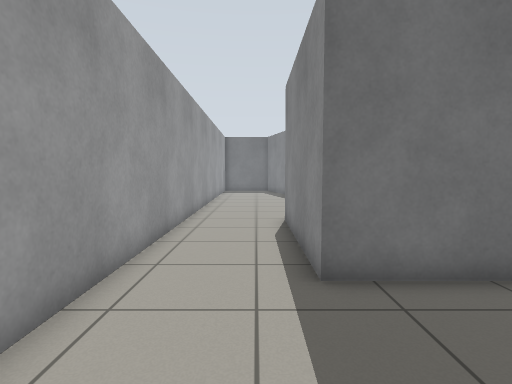
View 1 (above)

19 first-person views from a walk through a world built for the Gazebo simulator. The camera is 0.94 m above the floor, tilts 4° down and sees 80° across. The floor is counted in squares, 0.5 m on a side. Each view is taken from the middle of a square. On the plan, view 1 faces up. The plan holds only what a view shows up to about 16 squares ahead; the rest is blank. The place goes on beyond the plan.

View 2
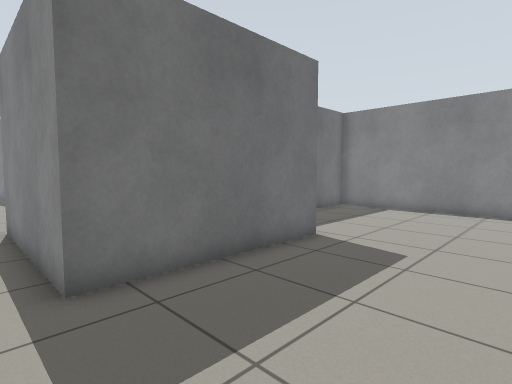

View 3
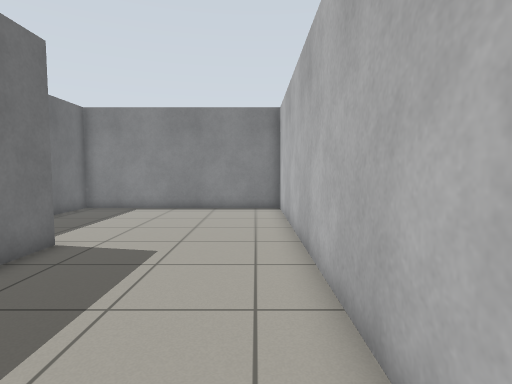

View 4
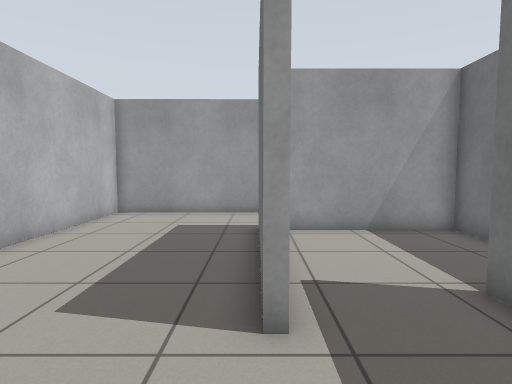

View 5
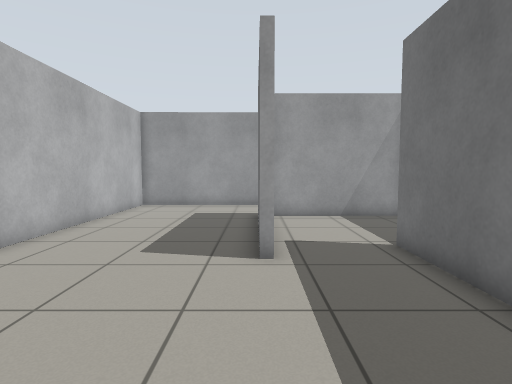

View 6
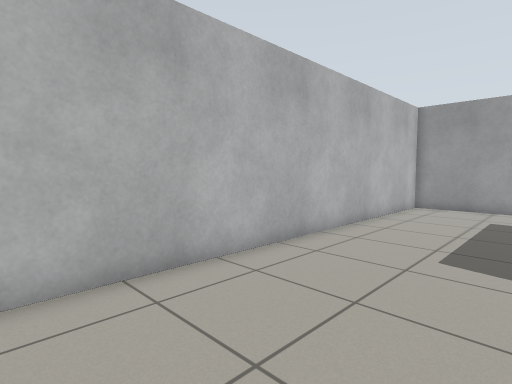

View 7
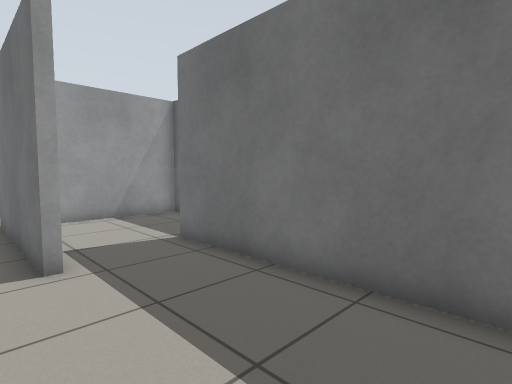

View 8
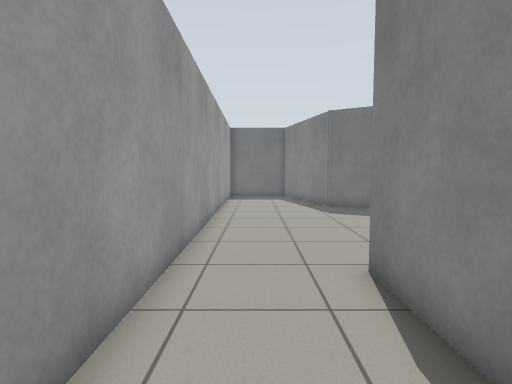

View 9
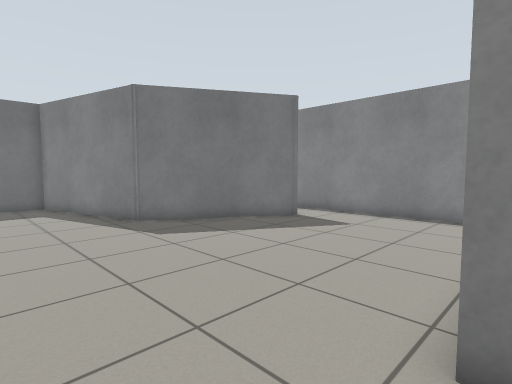

View 10
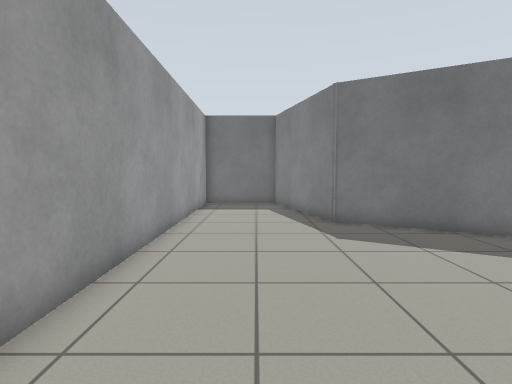

View 11
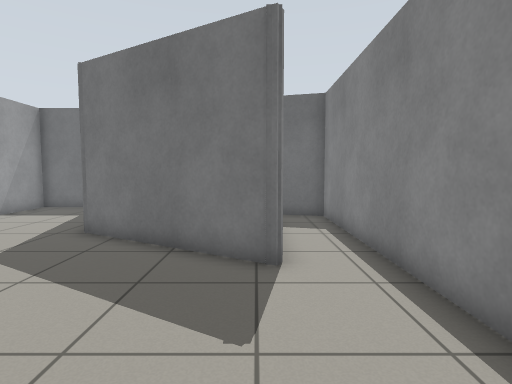

View 12
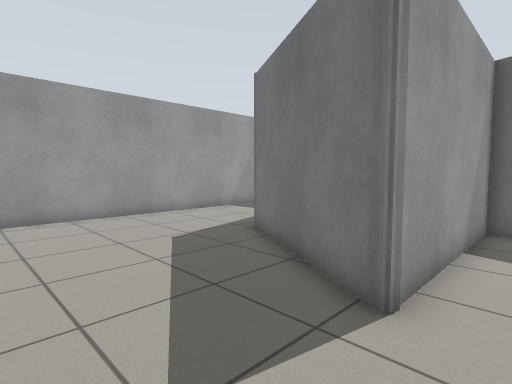

View 13
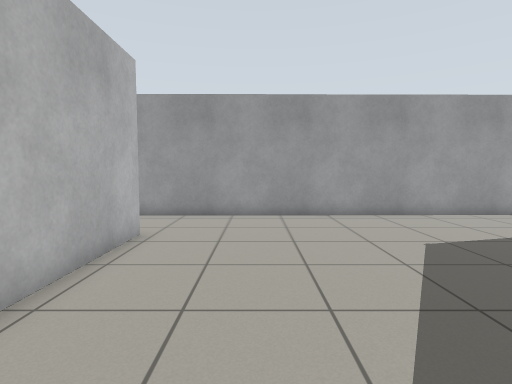

View 14
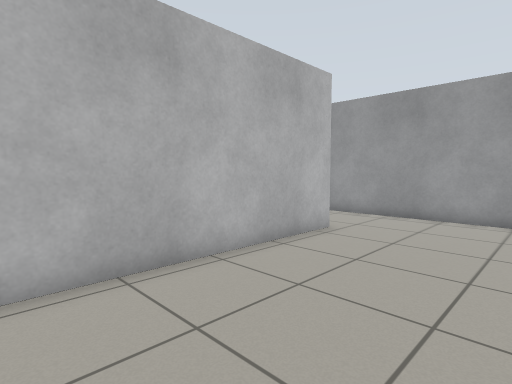

View 15
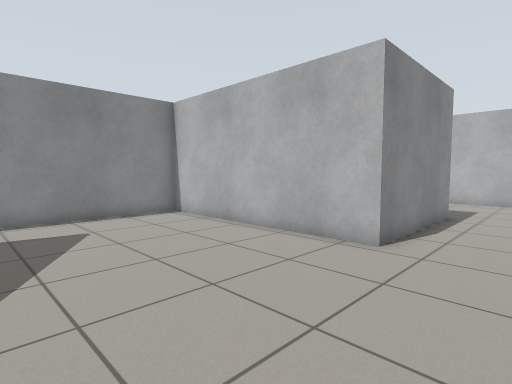

View 16
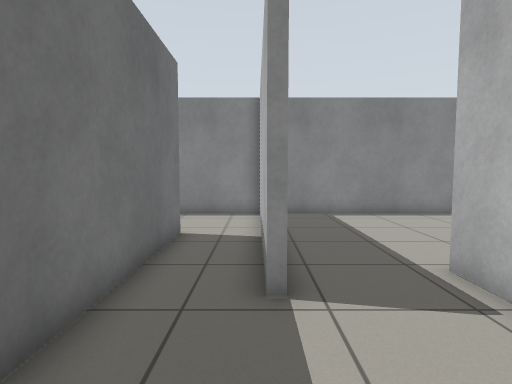

View 17
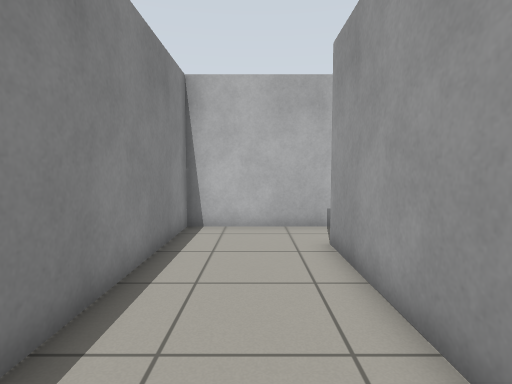

View 18
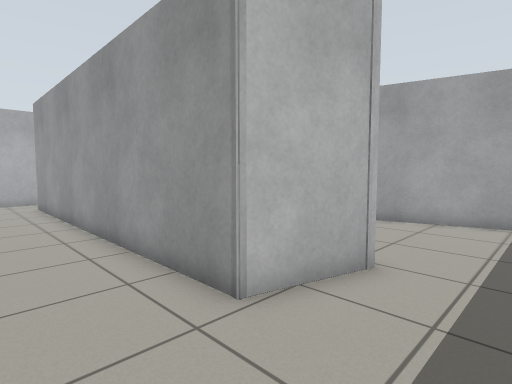

View 19
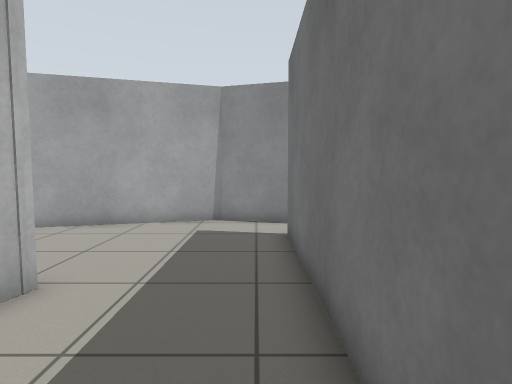

### Floor plan
Points are (right, up) in squares from view 1. A wall is a line through its corners. A room is listed if a view was taken in it or the views show most of it. See-through windows are left out.
Room 1 (views 1, 2, 3, 4, 5, 6, 7, 8, 9, 10)
walls: (7.6, 5.4) (7.6, 5.1) (1.1, 5.1) (1.1, 11.6); (-2.7, 13.5) (-2.6, -1.2) (15.3, -1.2) (15.3, 8.5) (7.4, 8.5)
ways out: opening at (-1, 13.7) to room 2; opening at (7, 7) to room 3
Room 2 (views 11, 12, 13, 14, 15)
walls: (1.1, 11.6) (10.8, 11.6) (10.8, 25.5) (8.5, 26.1) (8.5, 19) (8.3, 19) (2.9, 22.1) (1.1, 28.5); (1.4, 28.5) (-2.9, 28.5) (-2.7, 13.5)
ways out: opening at (-1, 13.7) to room 1
Room 3 (view 16)
walls: (6.1, 5.4) (7.6, 5.4); (1.4, 9.6) (1.4, 5.7); (7.4, 8.5) (6.4, 8.5)
ways out: opening at (7, 7) to room 1; opening at (4, 9) to room 4
Room 4 (views 17, 18, 19)
walls: (8.2, 26.5) (11.1, 25.7) (11.1, 11.3) (4.5, 11.3); (1.4, 28.7) (3, 22.6); (12, 30.9) (4, 30.9); (2.1, 31.2) (1.4, 28.5); (2.9, 11.3) (1.4, 11.3) (1.4, 9.6); (6.4, 8.8) (15.3, 8.8) (15.3, 16.4)
ways out: opening at (4, 9) to room 3; opening at (3.5, 31)

Where each view was taken, in squares from view 1:
view 1: 0 up, 0 right, facing up
view 2: 0 up, 0 right, facing up-right
view 3: 0 up, 0 right, facing right
view 4: 5 up, 11 right, facing left
view 5: 5 up, 14 right, facing left
view 6: 4 up, 14 right, facing down-left
view 7: 4 up, 14 right, facing up-left
view 8: 6 up, 1 left, facing up
view 9: 11 up, 2 left, facing up-right
view 10: 11 up, 0 right, facing up
view 11: 13 up, 8 right, facing up
view 12: 15 up, 10 right, facing up-left
view 13: 15 up, 10 right, facing left
view 14: 17 up, 10 right, facing down-left
view 15: 19 up, 2 left, facing down-right
view 16: 9 up, 2 right, facing right
view 17: 19 up, 13 right, facing down
view 18: 29 up, 14 right, facing down-left
view 19: 30 up, 13 right, facing left
